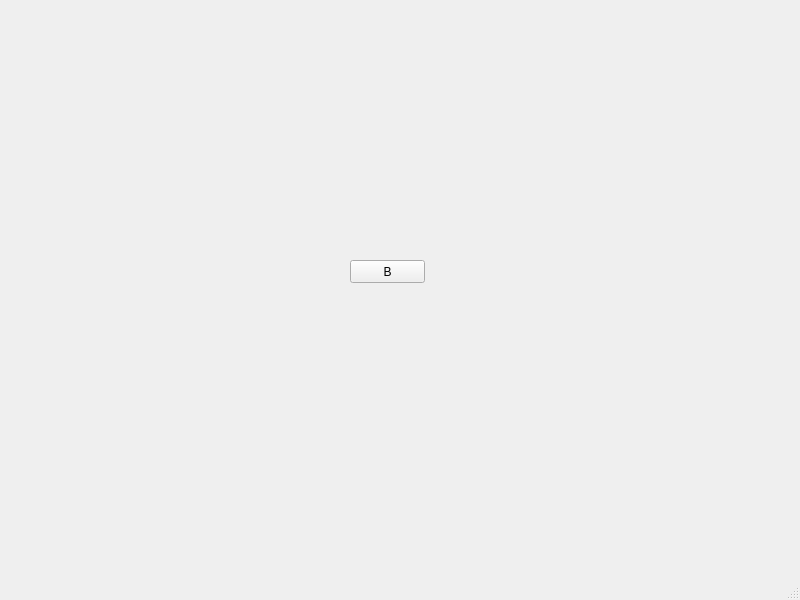
<?xml version="1.0" encoding="UTF-8"?>
<ui version="4.0">
 <class>MainWindow</class>
 <widget class="QMainWindow" name="MainWindow">
  <property name="geometry">
   <rect>
    <x>0</x>
    <y>0</y>
    <width>800</width>
    <height>600</height>
   </rect>
  </property>
  <property name="windowTitle">
   <string>MainWindow</string>
  </property>
  <widget class="QWidget" name="centralwidget">
   <widget class="QPushButton" name="pushButton">
    <property name="geometry">
     <rect>
      <x>350</x>
      <y>260</y>
      <width>75</width>
      <height>23</height>
     </rect>
    </property>
    <property name="text">
     <string>B</string>
    </property>
   </widget>
  </widget>
  <widget class="QMenuBar" name="menubar">
   <property name="geometry">
    <rect>
     <x>0</x>
     <y>0</y>
     <width>800</width>
     <height>21</height>
    </rect>
   </property>
  </widget>
  <widget class="QStatusBar" name="statusbar"/>
 </widget>
 <resources/>
 <connections/>
</ui>
